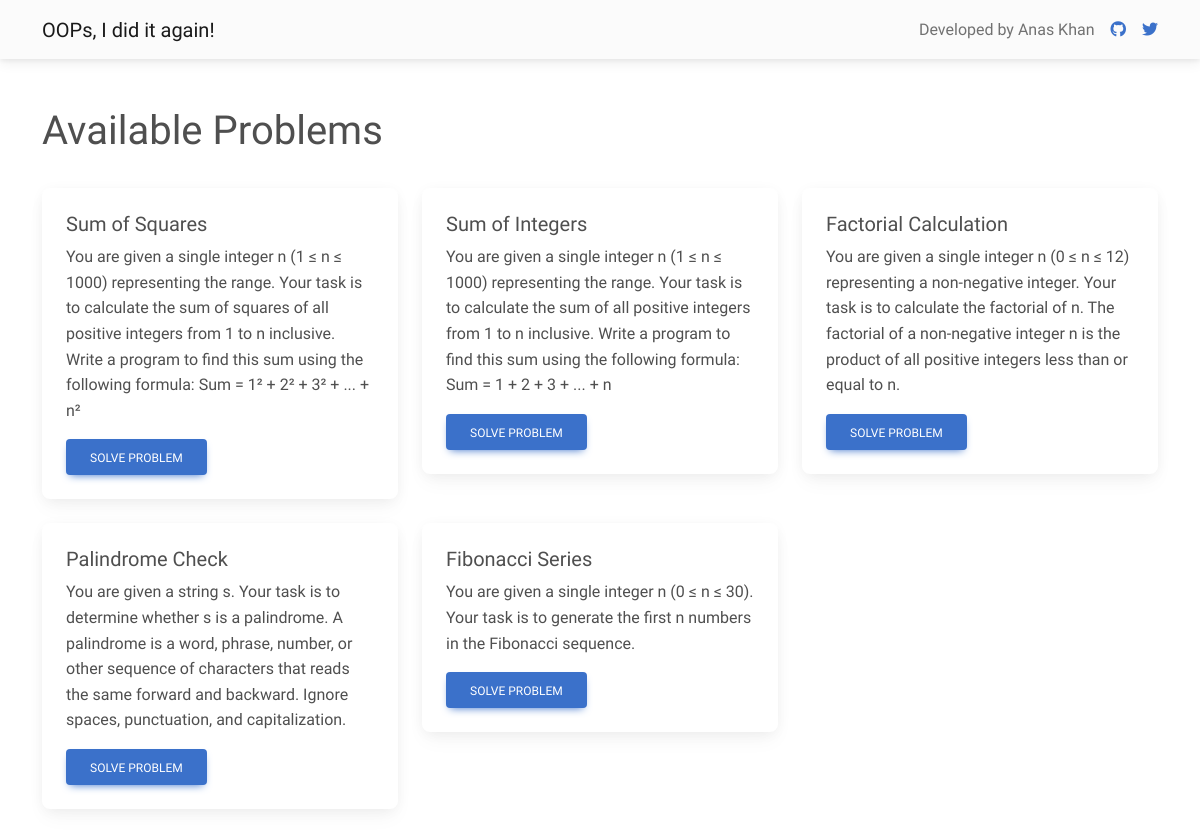
The page / on the database its author committed.
### tables this page shows
CREATE TABLE problems (
        problem_id INTEGER PRIMARY KEY,
        problem_name TEXT,
        problem_description TEXT,
        test_cases TEXT,
        constraints TEXT,
        boiler_code_python TEXT,
        function_call_python TEXT,
        boiler_code_cpp TEXT,
        function_call_cpp TEXT,
        boiler_code_java TEXT,
        function_call_java TEXT,
        testing_code TEXT
    );

### app.py (the view)
@app.route('/')
def index():
    problems = db.execute("SELECT * from problems")
    return render_template('index.html',problems=problems)

### app.py (called while the page is built)
@app.before_request
def log_request_info():
    ip_address = request.remote_addr
    user_agent = request.headers.get('User-Agent')
    http_method = request.method
    url = request.url
    db.execute("INSERT INTO request_logs (ip_address, user_agent, http_method, url) VALUES (? ,? ,? , ?)",
    ip_address, user_agent, http_method, url)

### templates/index.html (shortened to what this page needs)
<!DOCTYPE html>
<html lang="en">
    <head>
        <link href="https://cdnjs.cloudflare.com/ajax/libs/font-awesome/6.0.0/css/all.min.css" rel="stylesheet">
        <link href="https://cdnjs.cloudflare.com/ajax/libs/mdb-ui-kit/6.4.2/mdb.min.css" rel="stylesheet">
    </head>
    <body style="font-family: 'Gabarito', sans-serif;">
        <nav class="navbar navbar-expand-lg navbar-light bg-light">
            <div class="container d-flex justify-content-between">
                <a class="navbar-brand" href="/">OOPs, I did it again!</a>
                <div class="d-flex justify-content-center align-items-center">
                    <p class="navbar-text m-0 me-3">Developed by Anas Khan</p>
                    <a href="https://github.com/anxkhn" target="_blank" class="me-3">
                        <i class="fab fa-github"></i>
                    </a>
                    <a href="https://twitter.com/anxkhn" target="_blank">
                        <i class="fab fa-twitter"></i>
                    </a>
                </div>
            </div>
        </nav>
        <div class="container my-5">
            <h1 style="font-family: 'Gabarito', sans-serif;">Available Problems</h1>
            <br>
            <div class="row"> {% for problem in problems %} <div class="col-md-4 mb-4">
                    <div class="card">
                        <div class="card-body">
                            <h5 class="card-title">{{ problem.problem_name }}</h5>
                            <p class="card-text">{{ problem.problem_description }}</p>
                            <a href="/problems/{{ problem.problem_id }}" class="btn btn-primary">Solve Problem</a>
                        </div>
                    </div>
                </div> {% endfor %} </div>
        </div>
    </body>
</html>

### templates/index.html (style rules this page uses)
.card { font-family: 'Gabarito', sans-serif; }

### rows shown on the page
problems: problem_name "Sum of Squares", problem_description "You are given a single integer n (1 ≤ n ≤ 1000) representing the range. Your task is to calculate the sum of squares of all positive integers from 1 to n inclusive. Write a program to find this sum using the following formula: Sum = 1² + 2² + 3² + ... + n²"
problems: problem_name "Sum of Integers", problem_description "You are given a single integer n (1 ≤ n ≤ 1000) representing the range. Your task is to calculate the sum of all positive integers from 1 to n inclusive. Write a program to find this sum using the following formula: Sum = 1 + 2 + 3 + ... + n"
problems: problem_name "Factorial Calculation", problem_description "You are given a single integer n (0 ≤ n ≤ 12) representing a non-negative integer. Your task is to calculate the factorial of n. The factorial of a non-negative integer n is the product of all positive integers less than or equal to n."
problems: problem_name "Palindrome Check", problem_description "You are given a string s. Your task is to determine whether s is a palindrome. A palindrome is a word, phrase, number, or other sequence of characters that reads the same forward and backward. Ignore spaces, punctuation, and capitalization."
problems: problem_name "Fibonacci Series", problem_description "You are given a single integer n (0 ≤ n ≤ 30). Your task is to generate the first n numbers in the Fibonacci sequence."
